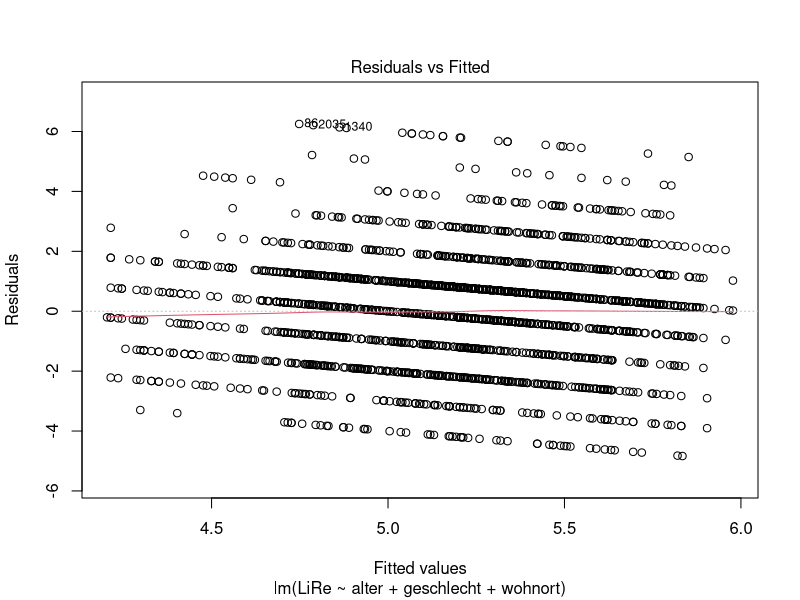
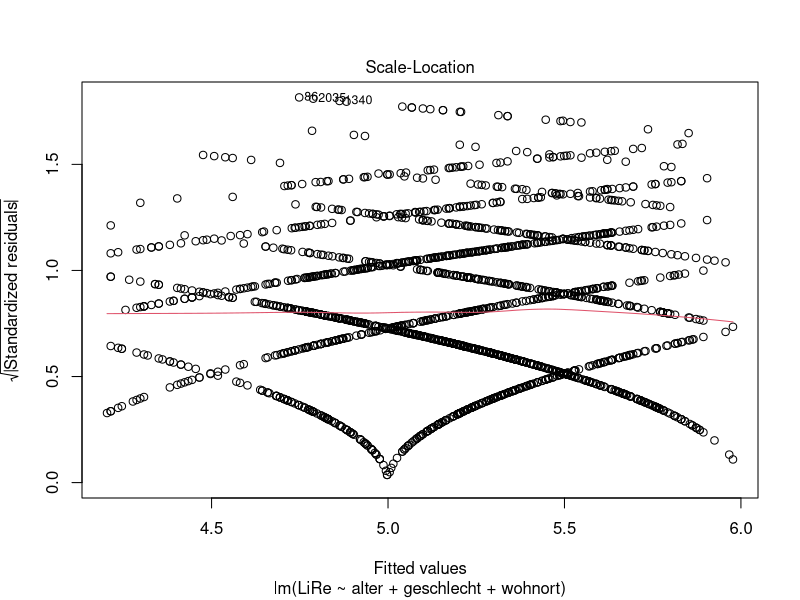
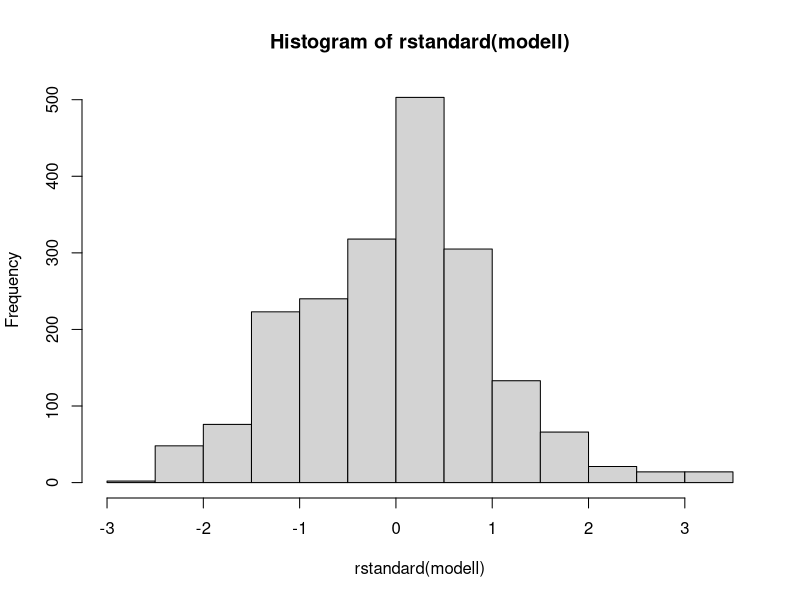

R code for these plots, in order:
## ---- chunk 1
knitr::opts_chunk$set(echo = TRUE, results = TRUE, message = FALSE, warning = FALSE)
## ---- chunk 2
library(foreign)
setwd("C:/Users/laura/OneDrive/Documents/Arbeit/r/Meine_Überarbeitungen")
getwd()
gles <- read.spss("ZA6801_de_v4-0-1.sav", to.data.frame = TRUE)
lijphart <- read.csv2("Lijphart_Data_recode.csv")
## ---- chunk 3
library(foreign)
setwd("C:/Users/laura/OneDrive/Documents/Arbeit/r/Meine_Überarbeitungen")
getwd()
gles <- read.spss("ZA6801_de_v4-0-1.sav", to.data.frame = TRUE)
lijphart <- read.csv2("Lijphart_Data_recode.csv")
## ---- chunk 4
# GLES
# Alter
q2c_num <- as.numeric(as.character(gles$q2c))
gles$alter <- 2017 - q2c_num

# Geschlecht
names(gles)[names(gles) == "q1"] <- "geschlecht"

# Einkommen kategorial
gles$einkommen_cat[gles$q192 == "unter 500 Euro" |
                     gles$q192 == "500 bis unter 750 Euro" |
                     gles$q192 == "750 bis unter 1000 Euro"] <- "weniger als 1000"
gles$einkommen_cat[gles$q192 == "1000 bis unter 1250 Euro" |
                     gles$q192 == "1250 bis unter 1500 Euro" |
                     gles$q192 == "1500 bis unter 2000 Euro"] <- "1000 bis 1999"
gles$einkommen_cat[gles$q192 == "2000 bis unter 2500 Euro" |
                     gles$q192 == "2500 bis unter 3000 Euro"] <- "2000 bis 2999"
gles$einkommen_cat[gles$q192 == "3000 bis unter 4000 Euro"] <- "3000 bis 3999"
gles$einkommen_cat[gles$q192 == "4000 bis unter 5000 Euro"] <- "4000 bis 4999"
gles$einkommen_cat[gles$q192 == "5000 bis unter 7500 Euro"] <- "5000 bis 7499"
gles$einkommen_cat[gles$q192 == "7500 bis unter 10000 Euro" |
                     gles$q192 == "10000 Euro und mehr"] <- "7500 und mehr"

gles$einkommen_cat <- factor(gles$einkommen_cat,
                                levels = c("weniger als 1000",
                                           "1000 bis 1999",
                                           "2000 bis 2999",
                                           "3000 bis 3999",
                                           "4000 bis 4999",
                                           "5000 bis 7499",
                                           "7500 und mehr"))

# Einkommen numerisch
gles$einkommen_num[gles$einkommen_cat == "weniger als 1000"] <- 1
gles$einkommen_num[gles$einkommen_cat == "1000 bis 1999"] <- 2
gles$einkommen_num[gles$einkommen_cat == "2000 bis 2999"] <- 3
gles$einkommen_num[gles$einkommen_cat == "3000 bis 3999"] <- 4
gles$einkommen_num[gles$einkommen_cat == "4000 bis 4999"] <- 5
gles$einkommen_num[gles$einkommen_cat == "5000 bis 7499"] <- 6
gles$einkommen_num[gles$einkommen_cat == "7500 und mehr"] <- 7

# Wohnort
gles$wohnort[gles$q197 == "Grossstadt"] <- "Großstadt"
gles$wohnort[gles$q197 == "kleine oder mittelgrosse Stadt"] <- "Kleinstadt"
gles$wohnort[gles$q197 == "laendliche Gegend oder Dorf"] <- "Land"
gles$wohnort[gles$q197 == "Vorstadt/ Vorort einer Grossstadt"] <- "Vorstadt"

# Links-Rechts-Selbsteinstufung
gles$LiRe <- as.character(gles$q32)
gles$LiRe[gles$LiRe == "1 links"] <- "1"
gles$LiRe[gles$LiRe == "11 rechts"] <- "11"
gles$LiRe <- as.numeric(gles$LiRe)

# Links-Rechts-Selbsteinstufung aggregiert
gles$LiRe_cat[gles$LiRe >= 1 &
                gles$LiRe <= 2] <- "links"
gles$LiRe_cat[gles$LiRe >= 3 &
                gles$LiRe <= 4] <- "moderat links"
gles$LiRe_cat[gles$LiRe >= 5 &
                gles$LiRe <= 7] <- "mittig"
gles$LiRe_cat[gles$LiRe >= 8 &
                gles$LiRe <= 9] <- "moderat rechts"
gles$LiRe_cat[gles$LiRe >= 10 &
                gles$LiRe <= 11] <- "rechts"

gles$LiRe_cat <- factor(gles$LiRe_cat,
                                levels = c("links",
                                           "moderat links",
                                           "mittig",
                                           "moderat rechts",
                                           "rechts"))

# AfD-Wahl
gles$AfD.Wahl[gles$q19ba == "AfD"] <- 1
gles$AfD.Wahl[gles$q19ba != "AfD"] <- 0
## ---- chunk 5
modell <- lm(LiRe ~ alter + geschlecht + wohnort, data = gles)
## ---- chunk 6
plot(modell, 1)
## ---- chunk 7
#install.packages("car")
library(car)
vif(modell)
## ---- chunk 8
plot(modell, 3)
## ---- chunk 9
head(rstandard(modell))
hist(rstandard(modell))
## ---- chunk 10
interaktion <- gles$alter * gles$einkommen_num
## ---- chunk 11
log_alter <- log(gles$alter)
